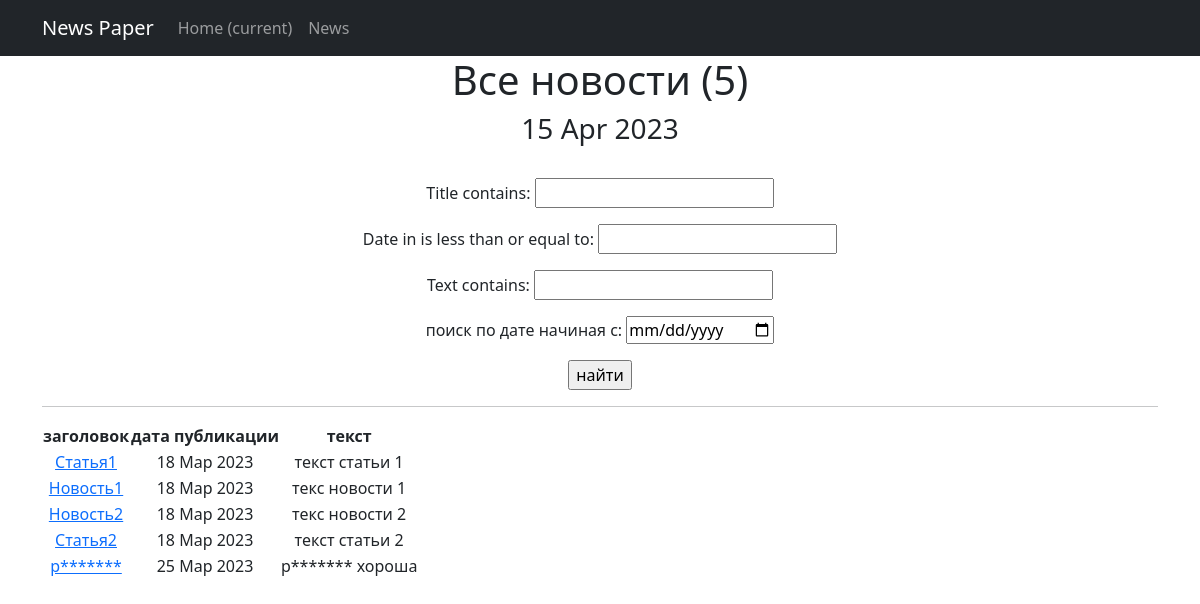
The app's page /news/search/ with its own data.
### news/models.py (models this page shows, shortened)
class Post(models.Model):
    author_post = models.ForeignKey(Author, on_delete=models.CASCADE)
    post_news = models.CharField(max_length=2, choices=POST)
    date_in = models.DateTimeField(auto_now_add=True)
    category = models.ManyToManyField(Category, through='PostCategory')
    title = models.CharField(max_length=50)
    text = models.TextField()
    rating_news = models.IntegerField(default=0)

### news/views.py (the view)
# urls.py: path('search/', PostSearch.as_view(), name='post_search'),
class PostSearch(ListView):   #поиск поста
    model = Post
    template_name = 'post_search.html'
    context_object_name = 'post_news'
    paginate_by = 50
    def get_queryset(self):  # получаем обычный запрос
        queryset = super().get_queryset()  # используем наш класс фильтрации
        self.filterset = PostFilter(self.request.GET, queryset)
        return self.filterset.qs
    def get_context_data(self, **kwargs):
        context = super().get_context_data(**kwargs)
        context['filterset'] = self.filterset
        return context

### news/templatetags/censor.py (called while the page is built)
@register.filter()
def censor(value):
    for words in censored_words:
        if words in value:
            censor_words = f"p{''.join(['*' for words in range(len(words))])}"
            value = value.replace(words, censor_words)
    return value

### news/templatetags/custom_tags.py (called while the page is built)
@register.simple_tag()
def current_time(format_string='%d %b %Y'):
    return datetime.utcnow().strftime(format_string)

### templates/post_search.html (shortened to what this page needs)
<!DOCTYPE html>
<html lang="en">
<head>
    <title>{% extends 'flatpages/default.html' %}</title>
{% load censor %}
{% load custom_tags %}
{% block content %}
<body>
<h1>Все новости ({{ post_news.count}})</h1>
<h3>{% current_time '%d %b %Y' %}</h3>
<br>
<form action=""
      method="get">
    {{ filterset.form.as_p }}
    <input type="submit"
    value="найти"/>
</form>
<hr>
{% if post_news %}
    <table>
        <thead>
        <tr>
            <th>заголовок</th>
            <th>дата публикации</th>
            <th>текст</th>
        </tr>
        {% for post in post_news %}
        <tr>
            <td><a href="{% url 'post_detail' post.id %}">{{ post.title|censor}}</a></td>
            <td>{{ post.date_in|date:'d M Y'}}</td>
            <td>{{ post.text|censor|truncatechars:20}}</td>
        </tr>
        {% endfor %}
        </thead>
    </table>
{% else %}
    <h2>новостей нет!</h2>
{% endif %}
{% endblock content %}

### records on screen
Post: title|censor "Статья1", date_in "18 Мар 2023", text|censor "текст статьи 1"
Post: title|censor "Новость1", date_in "18 Мар 2023", text|censor "текс новости 1"
Post: title|censor "Новость2", date_in "18 Мар 2023", text|censor "текс новости 2"
Post: title|censor "Статья2", date_in "18 Мар 2023", text|censor "текст статьи 2"
Post: title|censor "p*******", date_in "25 Мар 2023", text|censor "p******* хороша"

### other values on screen
{{ post_news.count }} "5"
